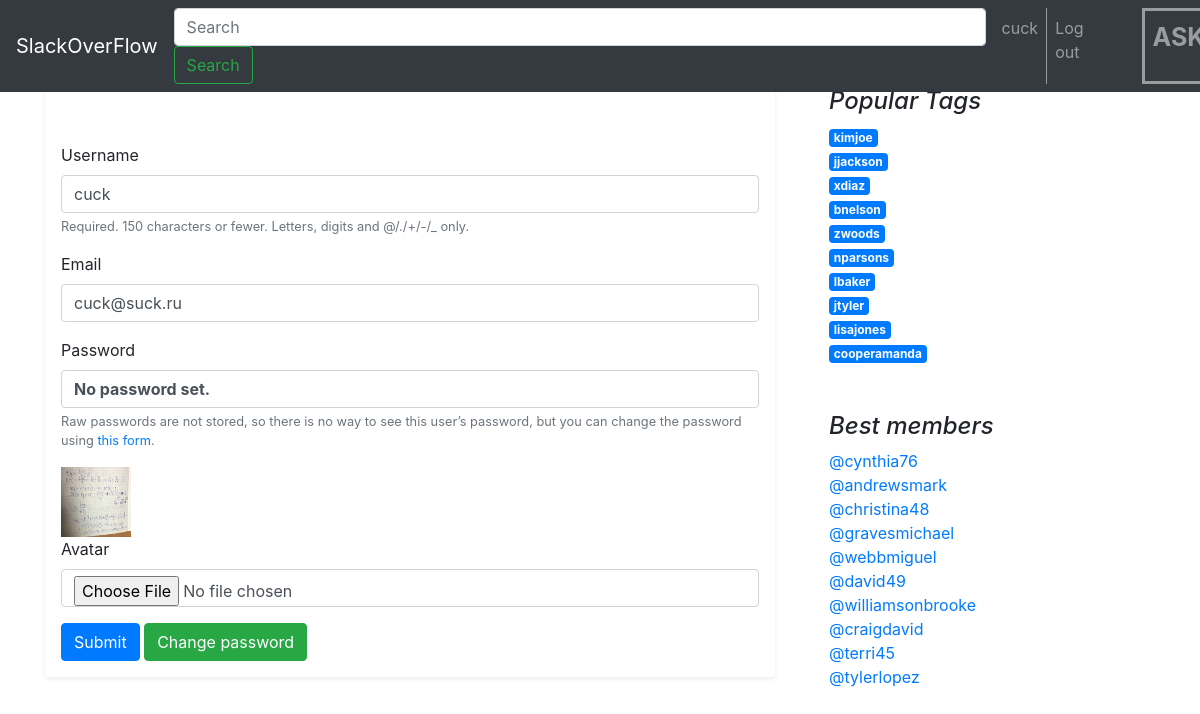
The page /edit/ (signed in) on the database its author committed.
### app/models.py (models this page shows)
class Client(models.Model):
    user = models.OneToOneField(
        User,
        on_delete=models.CASCADE,
    )
    avatar = models.ImageField(upload_to='avatars/', blank=True, null=True, verbose_name='Avatar')
    rating = models.IntegerField('rating user', default=0)
    objects = UserManager()
    def __str__(self):
        return self.user.username

class Tag(models.Model):
    title = models.CharField('Tag', max_length=128, unique="true")
    rating = models.IntegerField(default=0)
    objects = TagManager()
    def __str__(self):
        return self.title

### app/views.py (the view)
# urls.py: path('edit/', views.settings, name='settings'),
def settings(request):
    if request.method == 'POST':
        form = SettingsForm(request.POST, instance=request.user)
        formAv = AvatarForm(request.user, request.POST, request.FILES)
        if formAv.is_valid():
            formAv.save()
        if form.is_valid():
            form.save()
            return redirect('/main/')
        tags = Tag.objects.best_tags()[0:10]
        users = Client.objects.best_members()[0:10]
        return render(request, 'settings_page.html', {
            'tags': tags,
            'users': users,
            'form': form,
            'formAv': formAv,
            'user': request.user,
            'errors': form.errors,
        })
    else:
        form = SettingsForm(instance=request.user)
        formAv = AvatarForm(request.user)
        tags = Tag.objects.best_tags()[0:10]
        users = Client.objects.best_members()[0:10]
        return render(request, 'settings_page.html', {
            'tags': tags,
            'users': users,
            'form': form,
            'formAv': formAv,
            'user': request.user,
            'errors': form.errors,
        })

### app/forms.py (shortened to what this page needs)
class SettingsForm(UserChangeForm):
    email = forms.EmailField(required=True)
    class Meta:
        model = User
        fields = ['username', 'email']
        exclude = ['password1', 'password2', 'password']

class AvatarForm(forms.ModelForm):
    class Meta:
        model = Client
        fields = ['avatar']
    def __init__(self, user, *args, **kwargs):
        self.author = user
        super().__init__(*args, **kwargs)

### app/models.py (called while the page is built)
    def best_members(self):
        return self.order_by('-rating')

    def best_tags(self):
        return self.order_by('-rating')

### Templates/settings_page.html (shortened to what this page needs)
{% extends 'base.html' %}
{% load static %}
{% load bootstrap4 %}
{% block content %}
    <form class="form mt-5" method="POST" novalidate enctype="multipart/form-data">
        {% bootstrap_form form %}
    {% if user.client.avatar %}
        <img src="/media/{{ user.client.avatar }}" height="70" width="70">
    {% else %}
        <img src="{% static 'pic.png' %}" height="70" width="70">
    {% endif %}
        {% bootstrap_form formAv %}
        {% buttons %}
            <button type="submit" class="btn btn-primary">Submit</button>
            <input type="button" class="btn btn-success" onclick="location.href='{% url 'change_password' %}';" value="Change password" />
        {% endbuttons %}
    </form>
{% endblock content %}

### Templates/inc/navbar.html (shortened to what this page needs)
{% load static %}
<nav class="navbar navbar-expand-md navbar-dark fixed-top bg-dark">
    <a class="navbar-brand" href="{% url 'main' %}">SlackOverFlow</a>
    <div class="collapse navbar-collapse" id="navbarCollapse">
        <ul class="navbar-nav mr-auto">
            <form class="form-inline mt-2 mt-md-0">
                <input class="form-control mr-sm-2" type="text" placeholder="Search" aria-label="Search"
                       style="padding-right: 550px;">
                <button class="btn btn-outline-success my-2 my-sm-0" type="submit" style="margin-right: 65px;">Search
                </button>
            </form>
            {%if request.user.is_authenticated%}
                <a class="nav-link" href="{% url 'settings' %}">{{request.user.username}}</a>
                <a class="nav-link" href="{% url 'logout' %}" style="border-left-width: 1px;border-left-style: solid;">Log out</a>
            {%else%}
                <a class="nav-link" href="{% url 'singIn' %}">Sign in</a>
                <a class="nav-link" href="{% url 'singUp' %}" style="border-left-width: 1px;border-left-style: solid;">Sign up</a>
            {%endif%}
            <a class="nav-link" href="{% url 'newQuestion' %}"
               style="border-left-width: 3px;border-left-style: solid;font-variation-settings: &quot;opsz&quot; 20, &quot;GRAD&quot; 433.1199951171875, &quot;YAXS&quot; 400;font-weight: 700;font-size: 25px;border-top-width: 3px;border-top-style: solid;border-bottom-width: 3px;border-bottom-style: solid;border-right-width: 3px;border-right-style: solid;margin-left: 50px;">ASK!</a>
        </ul>
    </div>
</nav>

### Templates/inc/rightSide.html
    </div>
    <aside class="col-md-4 blog-sidebar">
      <div class="p-4">
        <h4 class="font-italic">Popular Tags</h4>
        <ol class="list-unstyled mb-0">
          {% for tag in tags%}
            <li>
              <a class="badge badge-primary" href="{% url 'tagSearch' tag=tag %}">
                        {{ tag.title }}
              </a>
            </li>
          {% endfor%}
        </ol>
      </div>
      <div class="p-4">
        <h4 class="font-italic">Best members</h4>
        <ol class="list-unstyled">
          {% for user in users%}
            <li>
              <a href="#">
                        @{{ user }}
              </a>
            </li>
          {% endfor%}
        </ol>
      </div>
    </aside>
  </div>

### rows shown on the page
Tag: title "kimjoe"
Tag: title "jjackson"
Tag: title "xdiaz"
Tag: title "bnelson"
Tag: title "zwoods"
Tag: title "nparsons"
Tag: title "lbaker"
Tag: title "jtyler"
Tag: title "lisajones"
Tag: title "cooperamanda"
Client: user.username "cynthia76"
Client: user.username "andrewsmark"
Client: user.username "christina48"
Client: user.username "gravesmichael"
Client: user.username "webbmiguel"
Client: user.username "david49"
Client: user.username "williamsonbrooke"
Client: user.username "craigdavid"
Client: user.username "terri45"
Client: user.username "tylerlopez"

### other values the page prints
{{ request.user.username }} "cuck"
